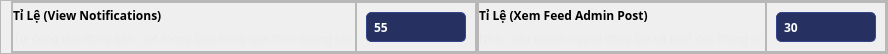
                         <widget class="QFrame" name="frame_127">
                          <property name="maximumSize">
                           <size>
                            <width>16777215</width>
                            <height>50</height>
                           </size>
                          </property>
                          <property name="styleSheet">
                           <string notr="true">QFrame#frame_127{
border-bottom:0.5px solid #2f3d7a;
padding-bottom:4px;
}</string>
                          </property>
                          <property name="frameShape">
                           <enum>QFrame::StyledPanel</enum>
                          </property>
                          <property name="frameShadow">
                           <enum>QFrame::Raised</enum>
                          </property>
                          <layout class="QHBoxLayout" name="horizontalLayout_91">
                           <property name="spacing">
                            <number>0</number>
                           </property>
                           <property name="leftMargin">
                            <number>10</number>
                           </property>
                           <property name="topMargin">
                            <number>0</number>
                           </property>
                           <property name="rightMargin">
                            <number>0</number>
                           </property>
                           <property name="bottomMargin">
                            <number>0</number>
                           </property>
                           <item>
                            <widget class="QFrame" name="frame_128">
                             <property name="frameShape">
                              <enum>QFrame::StyledPanel</enum>
                             </property>
                             <property name="frameShadow">
                              <enum>QFrame::Raised</enum>
                             </property>
                             <layout class="QHBoxLayout" name="horizontalLayout_92">
                              <property name="spacing">
                               <number>0</number>
                              </property>
                              <property name="leftMargin">
                               <number>0</number>
                              </property>
                              <property name="topMargin">
                               <number>0</number>
                              </property>
                              <property name="rightMargin">
                               <number>0</number>
                              </property>
                              <property name="bottomMargin">
                               <number>0</number>
                              </property>
                              <item>
                               <widget class="QFrame" name="frame_129">
                                <property name="frameShape">
                                 <enum>QFrame::StyledPanel</enum>
                                </property>
                                <property name="frameShadow">
                                 <enum>QFrame::Raised</enum>
                                </property>
                                <layout class="QVBoxLayout" name="verticalLayout_49">
                                 <property name="spacing">
                                  <number>0</number>
                                 </property>
                                 <property name="leftMargin">
                                  <number>0</number>
                                 </property>
                                 <property name="topMargin">
                                  <number>0</number>
                                 </property>
                                 <property name="rightMargin">
                                  <number>0</number>
                                 </property>
                                 <property name="bottomMargin">
                                  <number>0</number>
                                 </property>
                                 <item>
                                  <widget class="QLabel" name="label_45">
                                   <property name="font">
                                    <font>
                                     <family>MesloLGLDZ Nerd Font</family>
                                     <weight>75</weight>
                                     <bold>true</bold>
                                    </font>
                                   </property>
                                   <property name="text">
                                    <string>Tỉ Lệ (View Notifications)</string>
                                   </property>
                                  </widget>
                                 </item>
                                 <item>
                                  <widget class="QLabel" name="label_46">
                                   <property name="styleSheet">
                                    <string notr="true">color: rgb(235, 235, 235);</string>
                                   </property>
                                   <property name="text">
                                    <string>Tự động đọc đông báo , lớt thông báo trong quá trình tương tác </string>
                                   </property>
                                  </widget>
                                 </item>
                                </layout>
                               </widget>
                              </item>
                              <item alignment="Qt::AlignRight">
                               <widget class="QFrame" name="FrameID_ProfileLog_7">
                                <property name="maximumSize">
                                 <size>
                                  <width>200</width>
                                  <height>16777215</height>
                                 </size>
                                </property>
                                <property name="frameShape">
                                 <enum>QFrame::StyledPanel</enum>
                                </property>
                                <property name="frameShadow">
                                 <enum>QFrame::Raised</enum>
                                </property>
                                <layout class="QVBoxLayout" name="verticalLayout_61">
                                 <item>
                                  <widget class="QLineEdit" name="ViewNotificationsPercent">
                                   <property name="minimumSize">
                                    <size>
                                     <width>0</width>
                                     <height>30</height>
                                    </size>
                                   </property>
                                   <property name="maximumSize">
                                    <size>
                                     <width>100</width>
                                     <height>16777215</height>
                                    </size>
                                   </property>
                                   <property name="font">
                                    <font>
                                     <family>MesloLGLDZ Nerd Font</family>
                                     <pointsize>9</pointsize>
                                     <weight>75</weight>
                                     <bold>true</bold>
                                    </font>
                                   </property>
                                   <property name="styleSheet">
                                    <string notr="true">QLineEdit{
color: rgb(255, 255, 255);
background-color: rgb(38, 49, 98);
border-radius:5px;
padding:5px;
border:1px solid #36458b;
}
QLineEdit:hover{
color: rgb(255, 255, 255);
background-color: rgb(38, 49, 98);
border-radius:5px;
border:1px solid #3a4a95;
padding:5px;
}
</string>
                                   </property>
                                   <property name="text">
                                    <string>55</string>
                                   </property>
                                   <property name="placeholderText">
                                    <string>0-&gt;100</string>
                                   </property>
                                  </widget>
                                 </item>
                                </layout>
                               </widget>
                              </item>
                             </layout>
                            </widget>
                           </item>
                           <item>
                            <widget class="QFrame" name="frame_130">
                             <property name="frameShape">
                              <enum>QFrame::StyledPanel</enum>
                             </property>
                             <property name="frameShadow">
                              <enum>QFrame::Raised</enum>
                             </property>
                             <layout class="QHBoxLayout" name="horizontalLayout_93">
                              <property name="spacing">
                               <number>0</number>
                              </property>
                              <property name="leftMargin">
                               <number>0</number>
                              </property>
                              <property name="topMargin">
                               <number>0</number>
                              </property>
                              <property name="rightMargin">
                               <number>0</number>
                              </property>
                              <property name="bottomMargin">
                               <number>0</number>
                              </property>
                              <item>
                               <widget class="QFrame" name="frame_131">
                                <property name="frameShape">
                                 <enum>QFrame::StyledPanel</enum>
                                </property>
                                <property name="frameShadow">
                                 <enum>QFrame::Raised</enum>
                                </property>
                                <layout class="QVBoxLayout" name="verticalLayout_50">
                                 <property name="spacing">
                                  <number>0</number>
                                 </property>
                                 <property name="leftMargin">
                                  <number>0</number>
                                 </property>
                                 <property name="topMargin">
                                  <number>0</number>
                                 </property>
                                 <property name="rightMargin">
                                  <number>0</number>
                                 </property>
                                 <property name="bottomMargin">
                                  <number>0</number>
                                 </property>
                                 <item>
                                  <widget class="QLabel" name="label_47">
                                   <property name="font">
                                    <font>
                                     <family>MesloLGLDZ Nerd Font</family>
                                     <weight>75</weight>
                                     <bold>true</bold>
                                    </font>
                                   </property>
                                   <property name="text">
                                    <string>Tỉ Lệ (Xem Feed Admin Post)</string>
                                   </property>
                                  </widget>
                                 </item>
                                 <item>
                                  <widget class="QLabel" name="label_48">
                                   <property name="styleSheet">
                                    <string notr="true">color: rgb(235, 235, 235);</string>
                                   </property>
                                   <property name="text">
                                    <string>Nhấn vào admin người đăng bài và lướt đọc thông tin</string>
                                   </property>
                                  </widget>
                                 </item>
                                </layout>
                               </widget>
                              </item>
                              <item alignment="Qt::AlignRight">
                               <widget class="QFrame" name="FrameID_Backup_7">
                                <property name="maximumSize">
                                 <size>
                                  <width>200</width>
                                  <height>16777215</height>
                                 </size>
                                </property>
                                <property name="frameShape">
                                 <enum>QFrame::StyledPanel</enum>
                                </property>
                                <property name="frameShadow">
                                 <enum>QFrame::Raised</enum>
                                </property>
                                <layout class="QVBoxLayout" name="verticalLayout_62">
                                 <item>
                                  <widget class="QLineEdit" name="ViewFeedAdminPostPercent">
                                   <property name="minimumSize">
                                    <size>
                                     <width>0</width>
                                     <height>30</height>
                                    </size>
                                   </property>
                                   <property name="maximumSize">
                                    <size>
                                     <width>100</width>
                                     <height>16777215</height>
                                    </size>
                                   </property>
                                   <property name="font">
                                    <font>
                                     <family>MesloLGLDZ Nerd Font</family>
                                     <pointsize>9</pointsize>
                                     <weight>75</weight>
                                     <bold>true</bold>
                                    </font>
                                   </property>
                                   <property name="styleSheet">
                                    <string notr="true">QLineEdit{
color: rgb(255, 255, 255);
background-color: rgb(38, 49, 98);
border-radius:5px;
padding:5px;
border:1px solid #36458b;
}
QLineEdit:hover{
color: rgb(255, 255, 255);
background-color: rgb(38, 49, 98);
border-radius:5px;
border:1px solid #3a4a95;
padding:5px;
}
</string>
                                   </property>
                                   <property name="text">
                                    <string>30</string>
                                   </property>
                                   <property name="placeholderText">
                                    <string>0-&gt;100</string>
                                   </property>
                                  </widget>
                                 </item>
                                </layout>
                               </widget>
                              </item>
                             </layout>
                            </widget>
                           </item>
                          </layout>
                         </widget>
